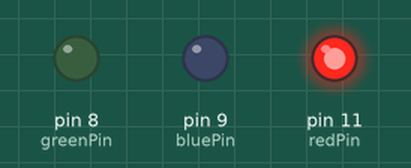
Recording of a sketch running on a simulated Arduino Uno, built with avr-gcc and run on an emulated ATmega328P. Parts: output pins drawn as LEDs (lit = HIGH).

Above: at 0.1 s.
At 22.9 s:
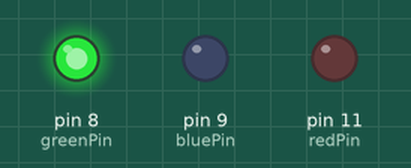
At 33.3 s:
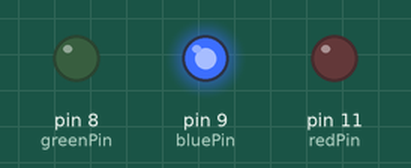
At 43.5 s:
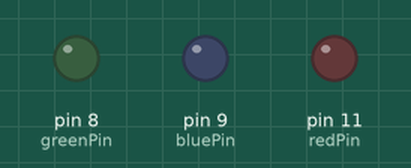
Timing chart, 0 to 43.8 s (numbered marks = the images above):
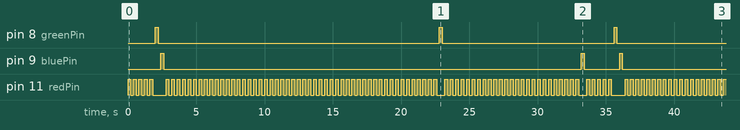

The sketch:

homework4_variables.ino
```cpp
/**
 * https://www.youtube.com/watch?v=nPOKOi1jIK0
 * Create three LEDs: r g b
 * Red: 5x fast
 * Green: 10x slow
 * Blue: 15x really slow
 */

int loopCount = 0;
int MAX_LOOP = 15;
int bluePin = 9;
int greenPin = 8;
int redPin = 11;
int interval = 200;

void setup()
{
  pinMode(redPin, OUTPUT);
  pinMode(greenPin, OUTPUT);
  pinMode(bluePin, OUTPUT);
}

void loop(){
  if(loopCount>MAX_LOOP){
    loopCount = 0;
  }
  blink_led(redPin, 5);
  if((loopCount % 10) == 0){
    blink_led(greenPin, 1);
  }
  if((loopCount % 15) == 0){
    blink_led(bluePin, 1);
  }
  loopCount++;
}

void blink_led(int pin, int count){
  int index;
  for(index = 0; index < count; index++) {
    digitalWrite(pin, HIGH);   // Turn on the LED
    delay(interval);              // Wait for one second
    digitalWrite(pin, LOW);    // Turn off the LED
    delay(interval);              // Wait for one second
  }
}
```

Measured:
- by itself, pin 8 (greenPin): repeats every 33.6 s: LOW 20.6 s, HIGH 0.20 s, LOW 12.6 s, HIGH 0.20 s
- by itself, pin 9 (bluePin): repeats every 33.6 s: LOW 30.6 s, HIGH 0.20 s, LOW 2.6 s, HIGH 0.20 s
- by itself, pin 11 (redPin): moves between LOW and HIGH, repeating every 31.6 s
